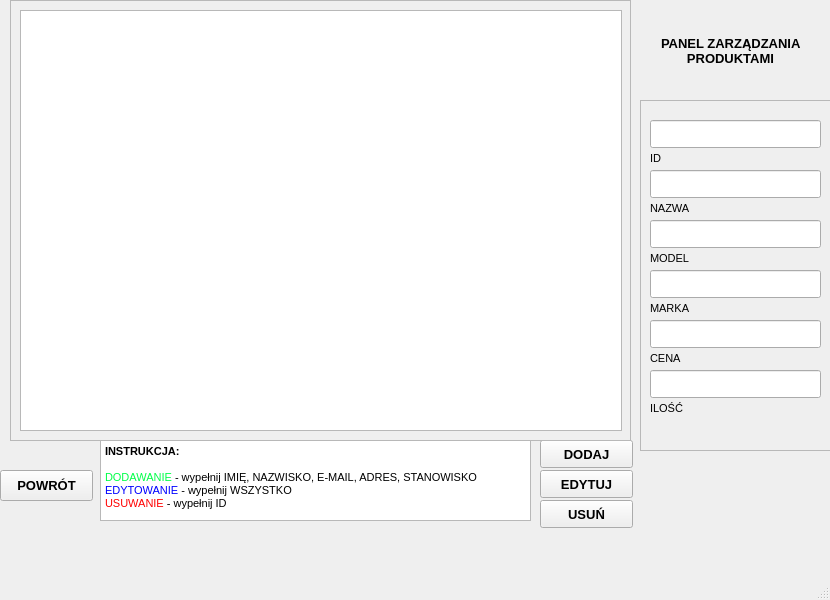
<?xml version="1.0" encoding="UTF-8"?>
<ui version="4.0">
 <class>MainWindow</class>
 <widget class="QMainWindow" name="MainWindow">
  <property name="geometry">
   <rect>
    <x>0</x>
    <y>0</y>
    <width>830</width>
    <height>600</height>
   </rect>
  </property>
  <property name="windowTitle">
   <string>MainWindow</string>
  </property>
  <widget class="QWidget" name="centralwidget">
   <widget class="QPushButton" name="pushButton_2">
    <property name="geometry">
     <rect>
      <x>0</x>
      <y>470</y>
      <width>93</width>
      <height>31</height>
     </rect>
    </property>
    <property name="font">
     <font>
      <pointsize>10</pointsize>
      <weight>75</weight>
      <bold>true</bold>
     </font>
    </property>
    <property name="text">
     <string>POWRÓT</string>
    </property>
   </widget>
   <widget class="QFrame" name="frame_2">
    <property name="geometry">
     <rect>
      <x>640</x>
      <y>100</y>
      <width>191</width>
      <height>351</height>
     </rect>
    </property>
    <property name="frameShape">
     <enum>QFrame::StyledPanel</enum>
    </property>
    <property name="frameShadow">
     <enum>QFrame::Raised</enum>
    </property>
    <widget class="QLabel" name="label_3">
     <property name="geometry">
      <rect>
       <x>10</x>
       <y>150</y>
       <width>171</width>
       <height>16</height>
      </rect>
     </property>
     <property name="font">
      <font>
       <pointsize>8</pointsize>
      </font>
     </property>
     <property name="text">
      <string>MODEL</string>
     </property>
    </widget>
    <widget class="QLabel" name="label_5">
     <property name="geometry">
      <rect>
       <x>10</x>
       <y>250</y>
       <width>171</width>
       <height>16</height>
      </rect>
     </property>
     <property name="font">
      <font>
       <pointsize>8</pointsize>
      </font>
     </property>
     <property name="text">
      <string>CENA</string>
     </property>
    </widget>
    <widget class="QLabel" name="label_6">
     <property name="geometry">
      <rect>
       <x>10</x>
       <y>300</y>
       <width>171</width>
       <height>16</height>
      </rect>
     </property>
     <property name="font">
      <font>
       <pointsize>8</pointsize>
      </font>
     </property>
     <property name="text">
      <string>ILOŚĆ</string>
     </property>
    </widget>
    <widget class="QLabel" name="label_4">
     <property name="geometry">
      <rect>
       <x>10</x>
       <y>200</y>
       <width>171</width>
       <height>16</height>
      </rect>
     </property>
     <property name="font">
      <font>
       <pointsize>8</pointsize>
      </font>
     </property>
     <property name="text">
      <string>MARKA</string>
     </property>
    </widget>
    <widget class="QLabel" name="label_2">
     <property name="geometry">
      <rect>
       <x>10</x>
       <y>100</y>
       <width>171</width>
       <height>16</height>
      </rect>
     </property>
     <property name="font">
      <font>
       <pointsize>8</pointsize>
      </font>
     </property>
     <property name="text">
      <string>NAZWA</string>
     </property>
    </widget>
    <widget class="QLabel" name="label">
     <property name="geometry">
      <rect>
       <x>10</x>
       <y>50</y>
       <width>171</width>
       <height>16</height>
      </rect>
     </property>
     <property name="font">
      <font>
       <pointsize>8</pointsize>
      </font>
     </property>
     <property name="text">
      <string>ID</string>
     </property>
    </widget>
    <widget class="QLineEdit" name="lineEdit">
     <property name="geometry">
      <rect>
       <x>10</x>
       <y>20</y>
       <width>171</width>
       <height>28</height>
      </rect>
     </property>
    </widget>
    <widget class="QLineEdit" name="lineEdit_2">
     <property name="geometry">
      <rect>
       <x>10</x>
       <y>70</y>
       <width>171</width>
       <height>28</height>
      </rect>
     </property>
    </widget>
    <widget class="QLineEdit" name="lineEdit_3">
     <property name="geometry">
      <rect>
       <x>10</x>
       <y>120</y>
       <width>171</width>
       <height>28</height>
      </rect>
     </property>
    </widget>
    <widget class="QLineEdit" name="lineEdit_4">
     <property name="geometry">
      <rect>
       <x>10</x>
       <y>170</y>
       <width>171</width>
       <height>28</height>
      </rect>
     </property>
    </widget>
    <widget class="QLineEdit" name="lineEdit_5">
     <property name="geometry">
      <rect>
       <x>10</x>
       <y>220</y>
       <width>171</width>
       <height>28</height>
      </rect>
     </property>
    </widget>
    <widget class="QLineEdit" name="lineEdit_6">
     <property name="geometry">
      <rect>
       <x>10</x>
       <y>270</y>
       <width>171</width>
       <height>28</height>
      </rect>
     </property>
    </widget>
   </widget>
   <widget class="QLabel" name="label_9">
    <property name="geometry">
     <rect>
      <x>660</x>
      <y>20</y>
      <width>141</width>
      <height>61</height>
     </rect>
    </property>
    <property name="font">
     <font>
      <pointsize>10</pointsize>
      <weight>75</weight>
      <bold>true</bold>
     </font>
    </property>
    <property name="text">
     <string>PANEL ZARZĄDZANIA PRODUKTAMI</string>
    </property>
    <property name="alignment">
     <set>Qt::AlignCenter</set>
    </property>
    <property name="wordWrap">
     <bool>true</bool>
    </property>
   </widget>
   <widget class="QPushButton" name="pushButton_3">
    <property name="geometry">
     <rect>
      <x>540</x>
      <y>500</y>
      <width>93</width>
      <height>28</height>
     </rect>
    </property>
    <property name="font">
     <font>
      <pointsize>10</pointsize>
      <weight>75</weight>
      <bold>true</bold>
     </font>
    </property>
    <property name="text">
     <string>USUŃ</string>
    </property>
   </widget>
   <widget class="QPushButton" name="pushButton_4">
    <property name="geometry">
     <rect>
      <x>540</x>
      <y>440</y>
      <width>93</width>
      <height>28</height>
     </rect>
    </property>
    <property name="font">
     <font>
      <pointsize>10</pointsize>
      <weight>75</weight>
      <bold>true</bold>
     </font>
    </property>
    <property name="text">
     <string>DODAJ</string>
    </property>
   </widget>
   <widget class="QPushButton" name="pushButton_5">
    <property name="geometry">
     <rect>
      <x>540</x>
      <y>470</y>
      <width>93</width>
      <height>28</height>
     </rect>
    </property>
    <property name="font">
     <font>
      <pointsize>10</pointsize>
      <weight>75</weight>
      <bold>true</bold>
     </font>
    </property>
    <property name="text">
     <string>EDYTUJ</string>
    </property>
   </widget>
   <widget class="QFrame" name="frame">
    <property name="geometry">
     <rect>
      <x>10</x>
      <y>0</y>
      <width>621</width>
      <height>441</height>
     </rect>
    </property>
    <property name="frameShape">
     <enum>QFrame::StyledPanel</enum>
    </property>
    <property name="frameShadow">
     <enum>QFrame::Raised</enum>
    </property>
    <widget class="QTableView" name="tableView">
     <property name="geometry">
      <rect>
       <x>10</x>
       <y>10</y>
       <width>602</width>
       <height>421</height>
      </rect>
     </property>
     <property name="textElideMode">
      <enum>Qt::ElideMiddle</enum>
     </property>
     <attribute name="horizontalHeaderVisible">
      <bool>true</bool>
     </attribute>
     <attribute name="horizontalHeaderHighlightSections">
      <bool>false</bool>
     </attribute>
     <attribute name="verticalHeaderVisible">
      <bool>false</bool>
     </attribute>
     <attribute name="verticalHeaderHighlightSections">
      <bool>false</bool>
     </attribute>
    </widget>
   </widget>
   <widget class="QTextEdit" name="textEdit_2">
    <property name="geometry">
     <rect>
      <x>100</x>
      <y>440</y>
      <width>431</width>
      <height>81</height>
     </rect>
    </property>
    <property name="readOnly">
     <bool>true</bool>
    </property>
    <property name="html">
     <string>&lt;!DOCTYPE HTML PUBLIC &quot;-//W3C//DTD HTML 4.0//EN&quot; &quot;http://www.w3.org/TR/REC-html40/strict.dtd&quot;&gt;
&lt;html&gt;&lt;head&gt;&lt;meta name=&quot;qrichtext&quot; content=&quot;1&quot; /&gt;&lt;style type=&quot;text/css&quot;&gt;
p, li { white-space: pre-wrap; }
&lt;/style&gt;&lt;/head&gt;&lt;body style=&quot; font-family:'MS Shell Dlg 2'; font-size:7.8pt; font-weight:400; font-style:normal;&quot;&gt;
&lt;p style=&quot; margin-top:0px; margin-bottom:0px; margin-left:0px; margin-right:0px; -qt-block-indent:0; text-indent:0px;&quot;&gt;&lt;span style=&quot; font-size:8pt; font-weight:600;&quot;&gt;INSTRUKCJA:&lt;/span&gt;&lt;/p&gt;
&lt;p style=&quot;-qt-paragraph-type:empty; margin-top:0px; margin-bottom:0px; margin-left:0px; margin-right:0px; -qt-block-indent:0; text-indent:0px; font-size:8pt; font-weight:600;&quot;&gt;&lt;br /&gt;&lt;/p&gt;
&lt;p style=&quot; margin-top:0px; margin-bottom:0px; margin-left:0px; margin-right:0px; -qt-block-indent:0; text-indent:0px;&quot;&gt;&lt;span style=&quot; font-size:8pt; color:#00ff48;&quot;&gt;DODAWANIE&lt;/span&gt;&lt;span style=&quot; font-size:8pt;&quot;&gt; - wypełnij IMIĘ, NAZWISKO, E-MAIL, ADRES, STANOWISKO&lt;/span&gt;&lt;/p&gt;
&lt;p style=&quot; margin-top:0px; margin-bottom:0px; margin-left:0px; margin-right:0px; -qt-block-indent:0; text-indent:0px;&quot;&gt;&lt;span style=&quot; font-size:8pt; color:#0000ff;&quot;&gt;EDYTOWANIE&lt;/span&gt;&lt;span style=&quot; font-size:8pt;&quot;&gt; - wypełnij WSZYSTKO&lt;/span&gt;&lt;/p&gt;
&lt;p style=&quot; margin-top:0px; margin-bottom:0px; margin-left:0px; margin-right:0px; -qt-block-indent:0; text-indent:0px;&quot;&gt;&lt;span style=&quot; font-size:8pt; color:#ff0000;&quot;&gt;USUWANIE&lt;/span&gt;&lt;span style=&quot; font-size:8pt;&quot;&gt; - wypełnij ID&lt;/span&gt;&lt;/p&gt;&lt;/body&gt;&lt;/html&gt;</string>
    </property>
   </widget>
  </widget>
  <widget class="QMenuBar" name="menubar">
   <property name="geometry">
    <rect>
     <x>0</x>
     <y>0</y>
     <width>830</width>
     <height>26</height>
    </rect>
   </property>
  </widget>
  <widget class="QStatusBar" name="statusbar"/>
 </widget>
 <resources/>
 <connections/>
</ui>
